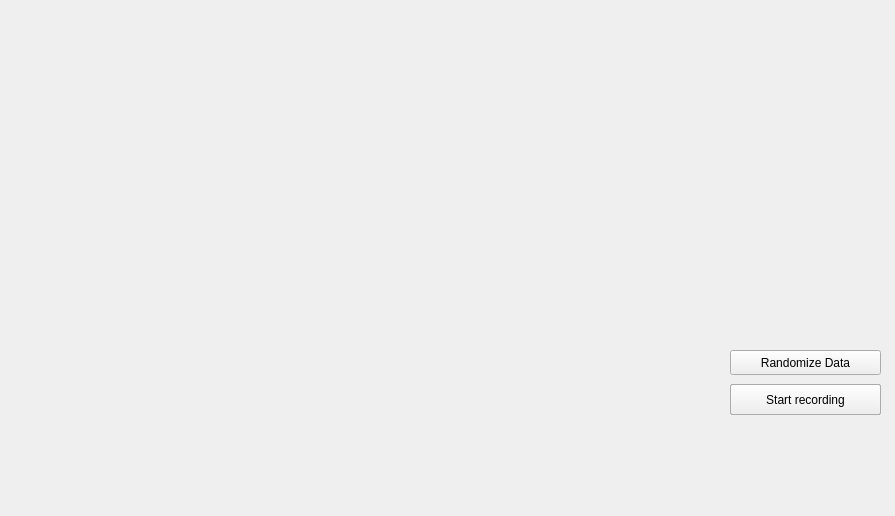
<?xml version="1.0" encoding="UTF-8"?>
<ui version="4.0">
 <class>RealTimeTracking</class>
 <widget class="QDialog" name="RealTimeTracking">
  <property name="geometry">
   <rect>
    <x>0</x>
    <y>0</y>
    <width>895</width>
    <height>516</height>
   </rect>
  </property>
  <property name="windowTitle">
   <string>Dialog</string>
  </property>
  <widget class="QPushButton" name="stopRec_pushButton">
   <property name="geometry">
    <rect>
     <x>730</x>
     <y>384</y>
     <width>151</width>
     <height>31</height>
    </rect>
   </property>
   <property name="text">
    <string>Stop recording</string>
   </property>
  </widget>
  <widget class="QWidget" name="gridLayoutWidget">
   <property name="geometry">
    <rect>
     <x>30</x>
     <y>20</y>
     <width>681</width>
     <height>461</height>
    </rect>
   </property>
   <layout class="QGridLayout" name="gridLayout"/>
  </widget>
  <widget class="QPushButton" name="RandomizeButton">
   <property name="enabled">
    <bool>true</bool>
   </property>
   <property name="geometry">
    <rect>
     <x>730</x>
     <y>350</y>
     <width>151</width>
     <height>25</height>
    </rect>
   </property>
   <property name="text">
    <string>Randomize Data</string>
   </property>
  </widget>
  <widget class="QPushButton" name="startRec_pushButton">
   <property name="geometry">
    <rect>
     <x>730</x>
     <y>384</y>
     <width>151</width>
     <height>31</height>
    </rect>
   </property>
   <property name="text">
    <string>Start recording</string>
   </property>
  </widget>
 </widget>
 <resources/>
 <connections/>
</ui>
